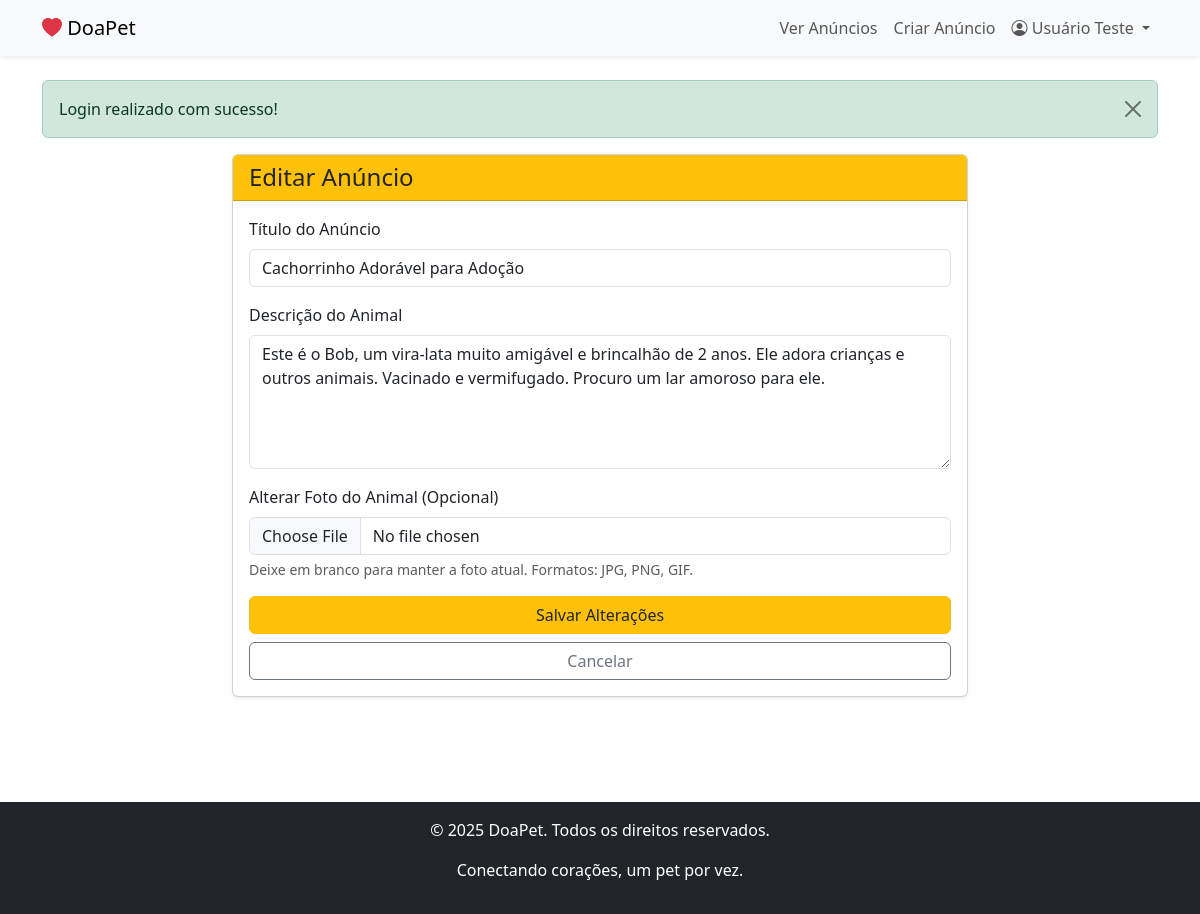
The page /?route=edit-ad&id=1 (signed in) on the database its author committed.
### tables this page shows
CREATE TABLE IF NOT EXISTS `anuncios` (
  `id` INT AUTO_INCREMENT PRIMARY KEY,
  `usuario_id` INT NOT NULL,
  `titulo` VARCHAR(120) NOT NULL,
  `descricao` TEXT,
  `foto` VARCHAR(255) DEFAULT NULL,
  `criado_em` TIMESTAMP DEFAULT CURRENT_TIMESTAMP,
  FOREIGN KEY (`usuario_id`) REFERENCES `usuarios`(`id`) ON DELETE CASCADE
);

### src/Controllers/AdController.php (called while the page is built, shortened)
<?php
class AdController
{
    private Ad $adModel;
    public function __construct(PDO $db)
    {
        $this->db = $db;
        $this->adModel = new Ad($this->db);
    }
    public function showEditAdForm(int $adId): void
    {
        $ad = $this->adModel->findById($adId);
        require_once BASE_PATH . '/views/edit-ad.php';
    }
}

### src/Models/Ad.php (called while the page is built, shortened)
<?php
class Ad
{
    private PDO $db;
    public function __construct(PDO $db)
    {
        $this->db = $db;
    }
    public function findById(int $id): ?array
    {
        $sql = "SELECT a.*, u.nome as usuario_nome
                FROM anuncios a
                JOIN usuarios u ON a.usuario_id = u.id
                WHERE a.id = :id LIMIT 1";
        try {
            $stmt = $this->db->prepare($sql);
            $stmt->bindParam(':id', $id, PDO::PARAM_INT);
            $stmt->execute();
            $ad = $stmt->fetch(PDO::FETCH_ASSOC);
            return $ad ?: null;
        } catch (PDOException $e) {
            error_log("Ad Model FindById Error: " . $e->getMessage());
            return null;
        }
    }
}

### views/edit-ad.php (the view, shortened to what this page needs)
<?php
require_once BASE_PATH . '/views/header.php';
$form_data = $_SESSION['form_data'] ?? null;
$titulo = htmlspecialchars($form_data['titulo'] ?? $ad['titulo'] ?? '', ENT_QUOTES, 'UTF-8');
$descricao = htmlspecialchars($form_data['descricao'] ?? $ad['descricao'] ?? '', ENT_QUOTES, 'UTF-8');
?>
<div class="row justify-content-center">
    <div class="col-md-8">
        <div class="card shadow-sm">
            <div class="card-header bg-warning text-dark">
                <h4 class="mb-0">Editar Anúncio</h4>
            </div>
            <div class="card-body">
                <form id="editAdForm" action="/?route=edit-ad&id=<?= htmlspecialchars($ad['id'] ?? '', ENT_QUOTES, 'UTF-8') ?>" method="POST" enctype="multipart/form-data">
                    <div class="mb-3">
                        <label for="titulo" class="form-label">Título do Anúncio</label>
                        <input type="text" class="form-control" id="titulo" name="titulo" value="<?= $titulo ?>" required maxlength="120">
                    </div>
                    <div class="mb-3">
                        <label for="descricao" class="form-label">Descrição do Animal</label>
                        <textarea class="form-control" id="descricao" name="descricao" rows="5" required><?= $descricao ?></textarea>
                    </div>
                    <div class="mb-3">
                        <label for="foto" class="form-label">Alterar Foto do Animal (Opcional)</label>
                        <input type="file" class="form-control" id="foto" name="foto" accept="image/jpeg, image/png, image/gif">
                        <div class="form-text">Deixe em branco para manter a foto atual. Formatos: JPG, PNG, GIF.</div>
                    </div>
                    <div class="d-grid gap-2">
                        <button type="submit" class="btn btn-warning text-dark">Salvar Alterações</button>
                        <a href="/?route=ads" class="btn btn-outline-secondary">Cancelar</a>
                    </div>
                </form>
            </div>
        </div>
    </div>
</div>
<?php require_once BASE_PATH . '/views/footer.php'; ?>

### public/index.php (shortened to what this page needs)
<?php
$route = $_GET['route'] ?? 'home';
$method = $_SERVER['REQUEST_METHOD'];
try {
    $pdo = Database::get();
} catch (\PDOException $e) {
    error_log("Database Connection Error: " . $e->getMessage());
    die("Error connecting to the database. Please try again later. Details: " . $e->getMessage());
}
$userController = new UserController($pdo);
$adController = new AdController($pdo);
if ($route === 'home' && $method === 'GET') {
    $adController->listAds();
} elseif ($route === 'register' && $method === 'GET') {
    $userController->showRegistrationForm();
} elseif ($route === 'register' && $method === 'POST') {
    $userController->register();
} elseif ($route === 'login' && $method === 'GET') {
    $userController->showLoginForm();
} elseif ($route === 'login' && $method === 'POST') {
    $userController->login();
} elseif ($route === 'logout' && $method === 'GET') {
    $userController->logout();
}
elseif (isset($_SESSION['user_id'])) {
    if ($route === 'dashboard' && $method === 'GET') {
        $adController->listAds();
    } elseif ($route === 'ads' && $method === 'GET') {
        $adController->listAds();
    } elseif ($route === 'create-ad' && $method === 'GET') {
        $adController->showCreateAdForm();
    } elseif ($route === 'create-ad' && $method === 'POST') {
        $adController->createAd();
    } elseif ($route === 'edit-ad' && $method === 'GET') {
        $adId = filter_input(INPUT_GET, 'id', FILTER_VALIDATE_INT);
        if ($adId) {
            $adController->showEditAdForm($adId);
        } else {
            $_SESSION['error_message'] = "ID do anúncio inválido.";
            header("Location: /?route=ads");
            exit;
        }
    } else {
        http_response_code(404);
        $_SESSION['error_message'] = "Página não encontrada ou acesso não permitido.";
        header("Location: /?route=ads");
        exit;
    }
}
?>

### views/header.php (shortened to what this page needs)
<?php
$isLoggedIn = isset($_SESSION['user_id']);
$userName = $_SESSION['user_nome'] ?? '';
?>
<!DOCTYPE html>
<html lang="pt-BR">
<head>
    <link href="https://cdn.jsdelivr.net/npm/bootstrap@5.3.3/dist/css/bootstrap.min.css" rel="stylesheet">
    <link rel="stylesheet" href="https://cdn.jsdelivr.net/npm/bootstrap-icons@1.11.3/font/bootstrap-icons.min.css">
</head>
<body class="d-flex flex-column min-vh-100">
<nav class="navbar navbar-expand-lg navbar-light bg-light fixed-top shadow-sm">
    <div class="container">
        <a class="navbar-brand" href="/?route=home">
            <i class="bi bi-heart-fill text-danger"></i> DoaPet
        </a>
        <div class="collapse navbar-collapse" id="navbarNav">
            <ul class="navbar-nav ms-auto">
                <li class="nav-item">
                    <a class="nav-link <?= ($_GET['route'] ?? 'home') === 'home' || ($_GET['route'] ?? '') === 'ads' ? 'active' : '' ?>" href="/?route=ads">Ver Anúncios</a>
                </li>
                <?php if ($isLoggedIn): ?>
                    <li class="nav-item">
                        <a class="nav-link <?= ($_GET['route'] ?? '') === 'create-ad' ? 'active' : '' ?>" href="/?route=create-ad">Criar Anúncio</a>
                    </li>
                    <li class="nav-item dropdown">
                        <a class="nav-link dropdown-toggle" href="#" id="navbarDropdownUser" role="button" data-bs-toggle="dropdown" aria-expanded="false">
                            <i class="bi bi-person-circle"></i> <?= htmlspecialchars($userName) ?>
                        </a>
                    </li>
                <?php endif; ?>
            </ul>
        </div>
    </div>
</nav>
<main class="container mt-4 mb-5 flex-grow-1">
    <?php if (isset($_SESSION['success_message'])): ?>
        <div class="alert alert-success alert-dismissible fade show" role="alert">
            <?= htmlspecialchars($_SESSION['success_message']) ?>
            <button type="button" class="btn-close" data-bs-dismiss="alert" aria-label="Close"></button>
        </div>
    <?php endif; ?>

### views/footer.php (shortened to what this page needs)
</main>
<footer class="footer mt-auto py-3 bg-dark text-white">
    <div class="container text-center">
        <p>&copy; <?= date('Y') ?> DoaPet. Todos os direitos reservados.</p>
        <p>Conectando corações, um pet por vez.</p>
    </div>
</footer>
</body>
</html>

### views/header.php (style rules this page uses)
body { padding-top: 56px; }
.navbar { background-color: #f8f9fa; }
.footer { background-color: #343a40; color: white; padding: 20px 0; margin-top: auto; }
main { min-height: calc(100vh - 56px - 70px); }

### rows shown on the page
anuncios: titulo "Cachorrinho Adorável para Adoção", descricao "Este é o Bob, um vira-lata muito amigável e brincalhão de 2 anos. Ele adora crianças e outros animais. Vacinado e vermifugado. Procuro um lar amoroso para ele."

### other values the page prints
$userName "Usuário Teste"
$_SESSION['success_message'] "Login realizado com sucesso!"
